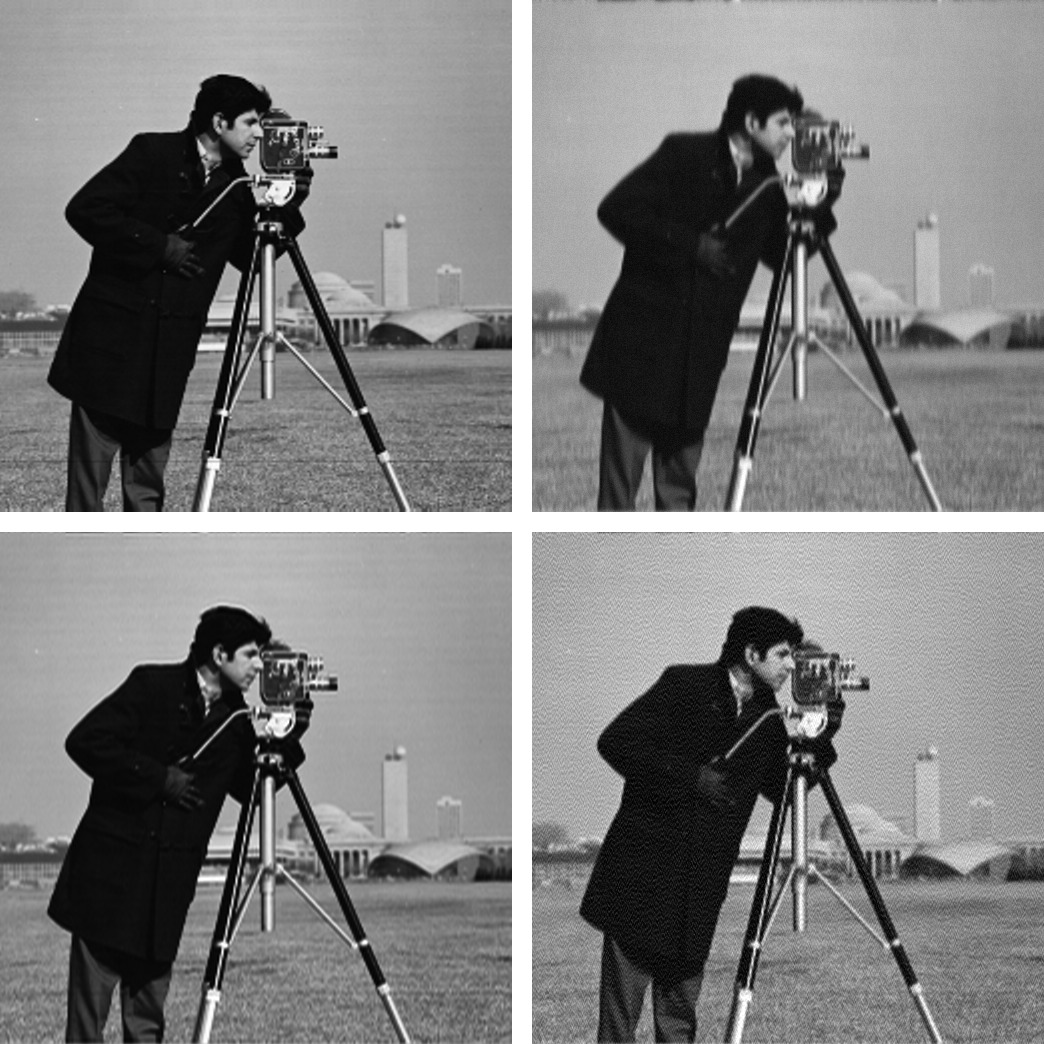

Generate this figure with Julia:
using Images, TestImages
using Deconvolution
using FFTW
using ZernikePolynomials #https://github.com/rdoelman/ZernikePolynomials.jl

img = channelview(testimage("cameraman"))

blurring = evaluateZernike(LinRange(-16,16,512), [12, 4, 0], [1.0, -1.0, 2.0], index=:OSA)
blurring = blurring ./ maximum(blurring)
blurring = fftshift(blurring)
blurring = blurring ./ sum(blurring)

blurred_img = fft(img) .* fft(blurring) |> ifft |> real

@time result_200_iterations = lucy(blurred_img, blurring, iterations=200)
@time result_2000_iterations = lucy(blurred_img, blurring, iterations=2000)

(N, M) = size(blurred_img)

out = ((vcat(hcat(img, ones(M, 20), blurred_img),
             ones(20, 2M+20),
             hcat(result_200_iterations, ones(M, 20), result_2000_iterations))))

save("lucy-cameraman.jpg", Images.clamp01nan.(out))
